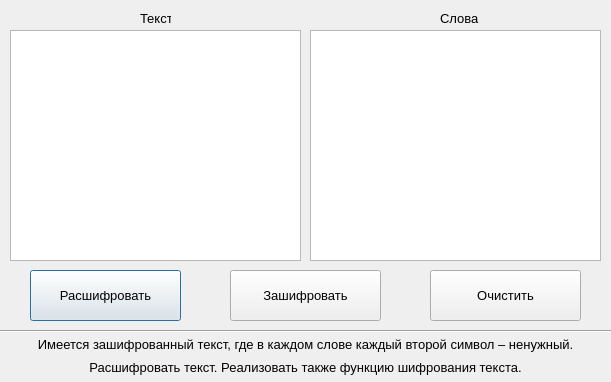
<?xml version="1.0" encoding="UTF-8"?>
<ui version="4.0">
 <class>Dialog</class>
 <widget class="QDialog" name="Dialog">
  <property name="geometry">
   <rect>
    <x>0</x>
    <y>0</y>
    <width>611</width>
    <height>382</height>
   </rect>
  </property>
  <property name="minimumSize">
   <size>
    <width>611</width>
    <height>382</height>
   </size>
  </property>
  <property name="maximumSize">
   <size>
    <width>611</width>
    <height>382</height>
   </size>
  </property>
  <property name="windowTitle">
   <string>Dialog</string>
  </property>
  <widget class="QTextEdit" name="textEdit_words">
   <property name="geometry">
    <rect>
     <x>310</x>
     <y>30</y>
     <width>291</width>
     <height>231</height>
    </rect>
   </property>
   <property name="font">
    <font>
     <family>Segoe UI</family>
     <pointsize>10</pointsize>
    </font>
   </property>
  </widget>
  <widget class="QTextEdit" name="textEdit_text">
   <property name="geometry">
    <rect>
     <x>10</x>
     <y>30</y>
     <width>291</width>
     <height>231</height>
    </rect>
   </property>
   <property name="font">
    <font>
     <family>Segoe UI</family>
     <pointsize>10</pointsize>
    </font>
   </property>
  </widget>
  <widget class="QLabel" name="label_1">
   <property name="geometry">
    <rect>
     <x>140</x>
     <y>10</y>
     <width>31</width>
     <height>16</height>
    </rect>
   </property>
   <property name="font">
    <font>
     <family>Segoe UI</family>
     <pointsize>10</pointsize>
    </font>
   </property>
   <property name="text">
    <string>Текст</string>
   </property>
  </widget>
  <widget class="QLabel" name="label_2">
   <property name="geometry">
    <rect>
     <x>440</x>
     <y>10</y>
     <width>41</width>
     <height>16</height>
    </rect>
   </property>
   <property name="font">
    <font>
     <family>Segoe UI</family>
     <pointsize>10</pointsize>
    </font>
   </property>
   <property name="text">
    <string>Слова</string>
   </property>
  </widget>
  <widget class="QPushButton" name="btn_solve">
   <property name="geometry">
    <rect>
     <x>30</x>
     <y>270</y>
     <width>151</width>
     <height>51</height>
    </rect>
   </property>
   <property name="font">
    <font>
     <family>Segoe UI</family>
     <pointsize>10</pointsize>
    </font>
   </property>
   <property name="text">
    <string>Расшифровать</string>
   </property>
  </widget>
  <widget class="QPushButton" name="btn_clear">
   <property name="geometry">
    <rect>
     <x>430</x>
     <y>270</y>
     <width>151</width>
     <height>51</height>
    </rect>
   </property>
   <property name="font">
    <font>
     <family>Segoe UI</family>
     <pointsize>10</pointsize>
    </font>
   </property>
   <property name="text">
    <string>Очистить</string>
   </property>
  </widget>
  <widget class="QLabel" name="label_task_1">
   <property name="geometry">
    <rect>
     <x>10</x>
     <y>334</y>
     <width>591</width>
     <height>21</height>
    </rect>
   </property>
   <property name="font">
    <font>
     <family>Segoe UI</family>
     <pointsize>10</pointsize>
    </font>
   </property>
   <property name="text">
    <string>Имеется зашифрованный текст, где в каждом слове каждый второй символ – ненужный.</string>
   </property>
   <property name="alignment">
    <set>Qt::AlignCenter</set>
   </property>
  </widget>
  <widget class="QLabel" name="label_task_2">
   <property name="geometry">
    <rect>
     <x>10</x>
     <y>357</y>
     <width>591</width>
     <height>20</height>
    </rect>
   </property>
   <property name="font">
    <font>
     <family>Segoe UI</family>
     <pointsize>10</pointsize>
    </font>
   </property>
   <property name="text">
    <string>Расшифровать текст. Реализовать также функцию шифрования текста.</string>
   </property>
   <property name="alignment">
    <set>Qt::AlignCenter</set>
   </property>
  </widget>
  <widget class="Line" name="line">
   <property name="geometry">
    <rect>
     <x>0</x>
     <y>323</y>
     <width>611</width>
     <height>16</height>
    </rect>
   </property>
   <property name="orientation">
    <enum>Qt::Horizontal</enum>
   </property>
  </widget>
  <widget class="QPushButton" name="btn_desolve">
   <property name="geometry">
    <rect>
     <x>230</x>
     <y>270</y>
     <width>151</width>
     <height>51</height>
    </rect>
   </property>
   <property name="font">
    <font>
     <family>Segoe UI</family>
     <pointsize>10</pointsize>
    </font>
   </property>
   <property name="text">
    <string>Зашифровать</string>
   </property>
  </widget>
 </widget>
 <resources/>
 <connections/>
</ui>
